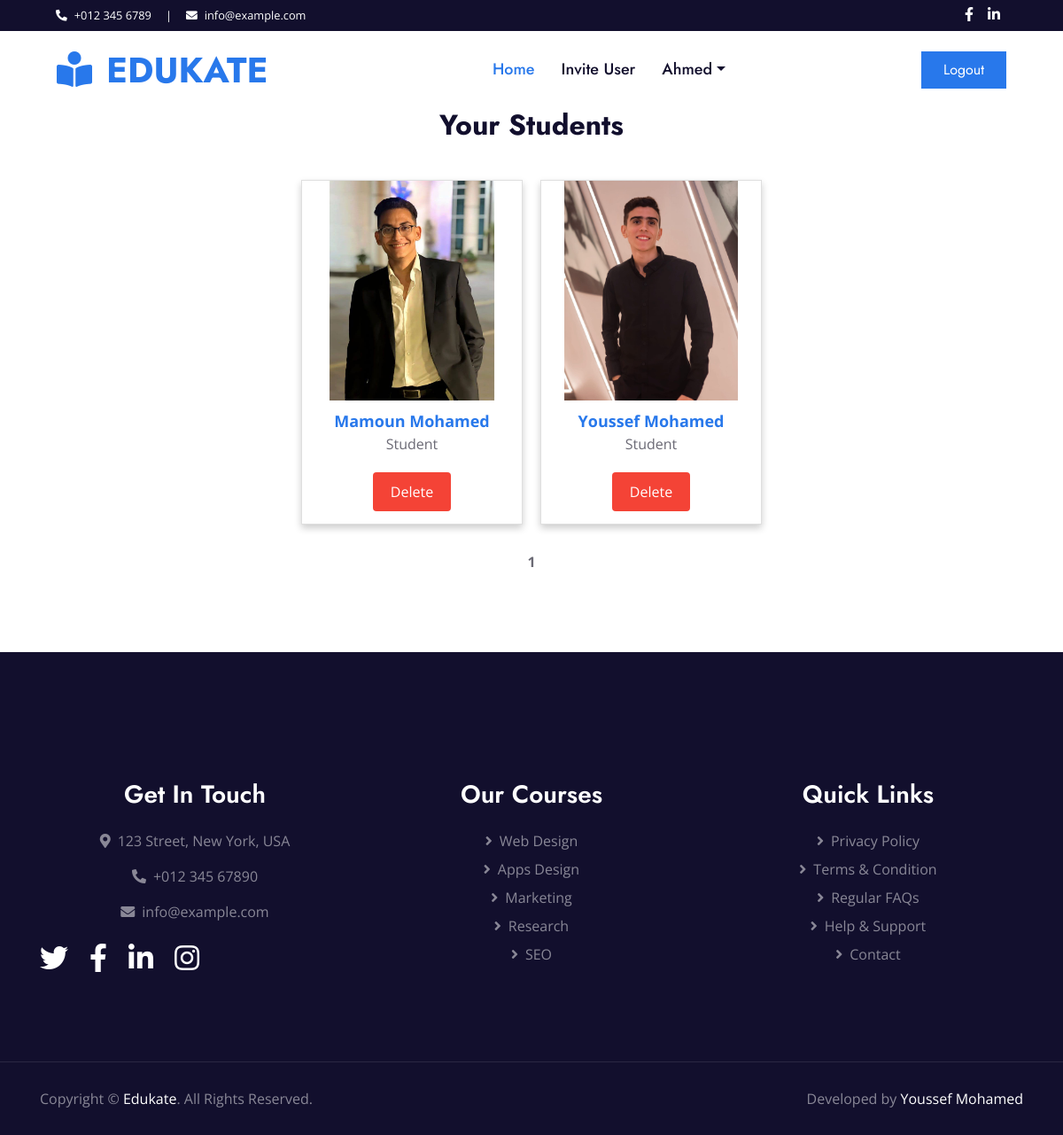
The page /instructor/students (signed in) on the database as committed earlier.
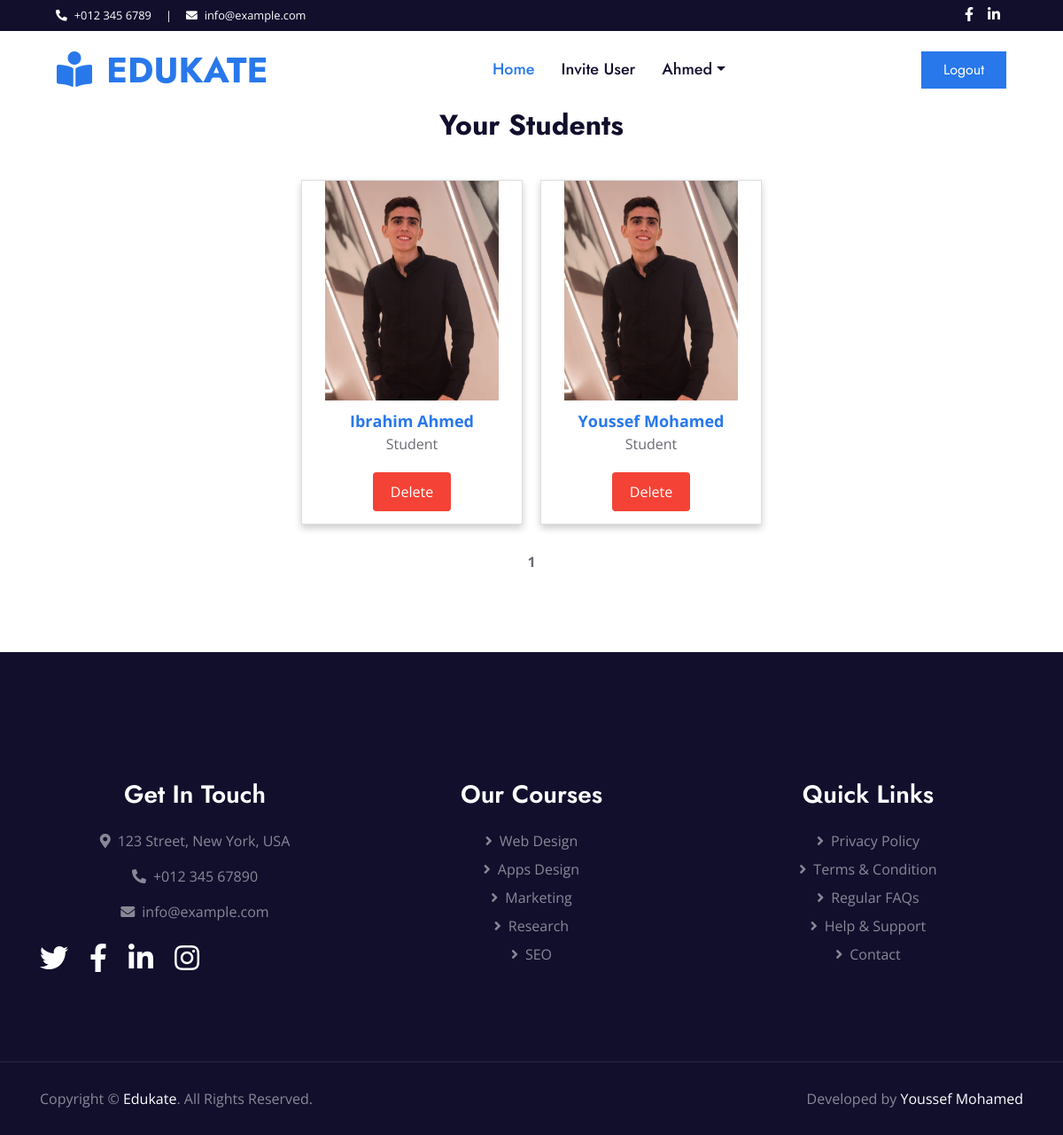
The same page on the database as committed later.
### register/models.py (models this page shows, shortened)
class Student(models.Model):
    user = models.OneToOneField(User, on_delete=models.CASCADE)
    name = models.CharField(max_length=50)
    photo = models.ImageField(upload_to='student_photo/%Y/%m/%d/')
    invited_by = models.ForeignKey(Instructor, on_delete=models.CASCADE , to_field='id')

### instructor/views/student_views.py (the view)
# urls.py: path('students', student_view, name='instructor_student'),
@login_required
@user_passes_test(lambda user: user.is_staff and not user.is_superuser and Instructor.objects.filter(staffuser=user).exists())
def student_view(request):
    current_instructor = Instructor.objects.get(staffuser = request.user)
    students = Student.objects.filter(invited_by = current_instructor).order_by('name')
    paginator = Paginator(students, 10)
    page = request.GET.get('page')
    students = paginator.get_page(page)
    return render(request , 'all_student.html', {'students':students})

### templates/all_student.html (shortened to what this page needs)
{% extends 'base/base.html' %}
{% load static %}
{% block content %}
<h2 style="text-align: center;">Your Students</h2> <br>
<div class="card-container">
    {% for student in students %}
    <div class="card">
        <div class="card-image">
            <img src="{{student.photo.url}}" alt="Avatar" style="width: 100%">
        </div>
        <div class="card-content">
            <a href="{% url 'student_performance' student.user.id %}" class="student-name">{{ student.name }}</a>
            <p>Student</p>
            <a href="{% url 'delete_student' student.user.id %}" class="delete-button">Delete</a>
        </div>
    </div>
    {% endfor %}
</div>
<div class="pagination">
    <span class="step-links">
        <span class="current-page">{{ students.number }}</span>
    </span>
</div>
{% endblock %}

Rows that differ between the two databases and show on the page:
removed Student: photo (picture), name "Mamoun Mohamed"
added Student: photo (picture), name "Ibrahim Ahmed"
